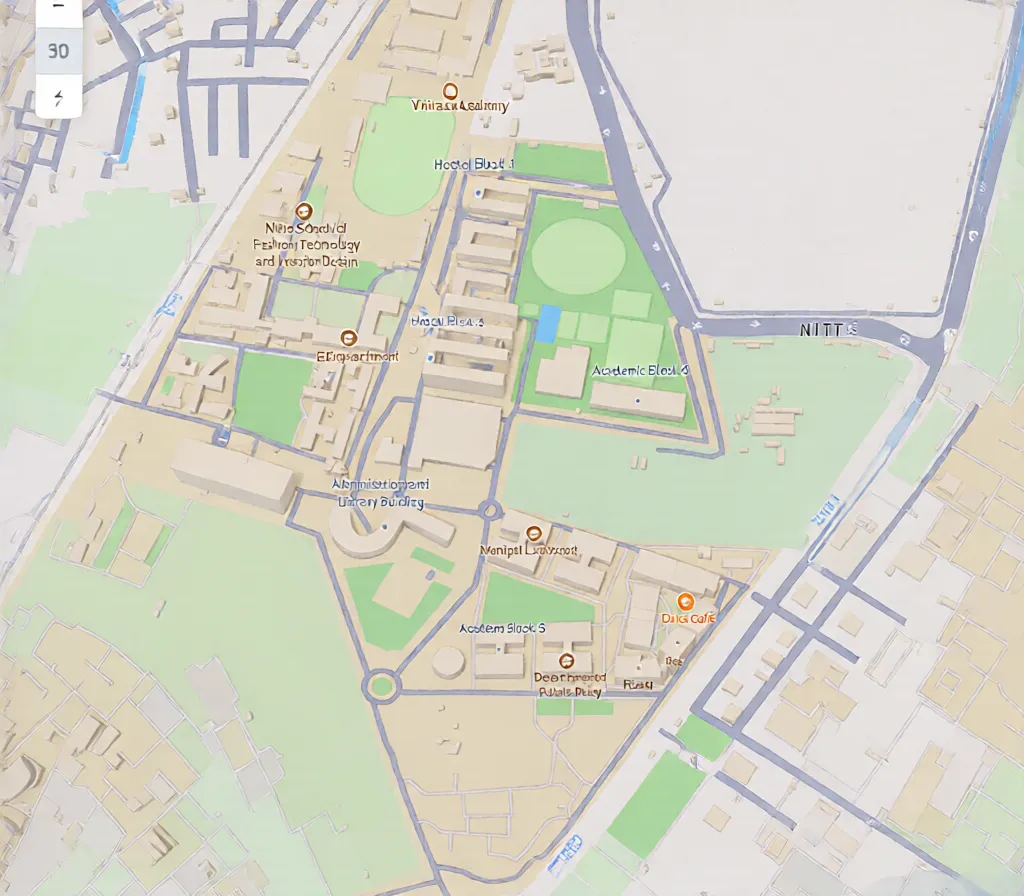
#> input picture dashboard/campus_bird1.webp, 1024 x 896 px
$ python -i quality_filter.py   (imports and definitions only)   (older library calls are emulated)
#> lines starting #> are read from the running program, lines starting #| are printed output that depends on the picture
"""
Layer 1B: Quality Filter
Advanced image quality assessment and filtering for construction site imagery.

Detects: blur, overexposure, underexposure, motion blur, occlusion
"""

import cv2
import numpy as np
from pathlib import Path
from typing import List, Dict, Tuple
import logging

logger = logging.getLogger(__name__)


class QualityFilter:
    """
    Multi-criteria image quality assessment for construction inspection frames.

    Filters:
    - Blur detection (Laplacian variance)
    - Exposure analysis (histogram analysis)
    - Contrast check (standard deviation)
    - Edge density (structural content)
    """

    def __init__(
        self,
        blur_threshold: float = 100.0,
        brightness_range: Tuple[float, float] = (30.0, 230.0),
        contrast_threshold: float = 20.0,
        edge_density_threshold: float = 0.02,
    ):
        self.blur_threshold = blur_threshold
        self.brightness_range = brightness_range
        self.contrast_threshold = contrast_threshold
        self.edge_density_threshold = edge_density_threshold

    def assess_quality(self, image_path: str) -> Dict:
        """
        Comprehensive quality assessment of a single image.

        Returns dict with scores and pass/fail for each criterion.
        """
#> called with image_path = '../../dashboard/campus_bird1.webp'
        img = cv2.imread(image_path)
#> img is the input picture: shape (896, 1024, 3); mean B, G, R 198.7, 213, 212.2
        if img is None:
            return {"pass": False, "reason": "Cannot read image"}

        gray = cv2.cvtColor(img, cv2.COLOR_BGR2GRAY)
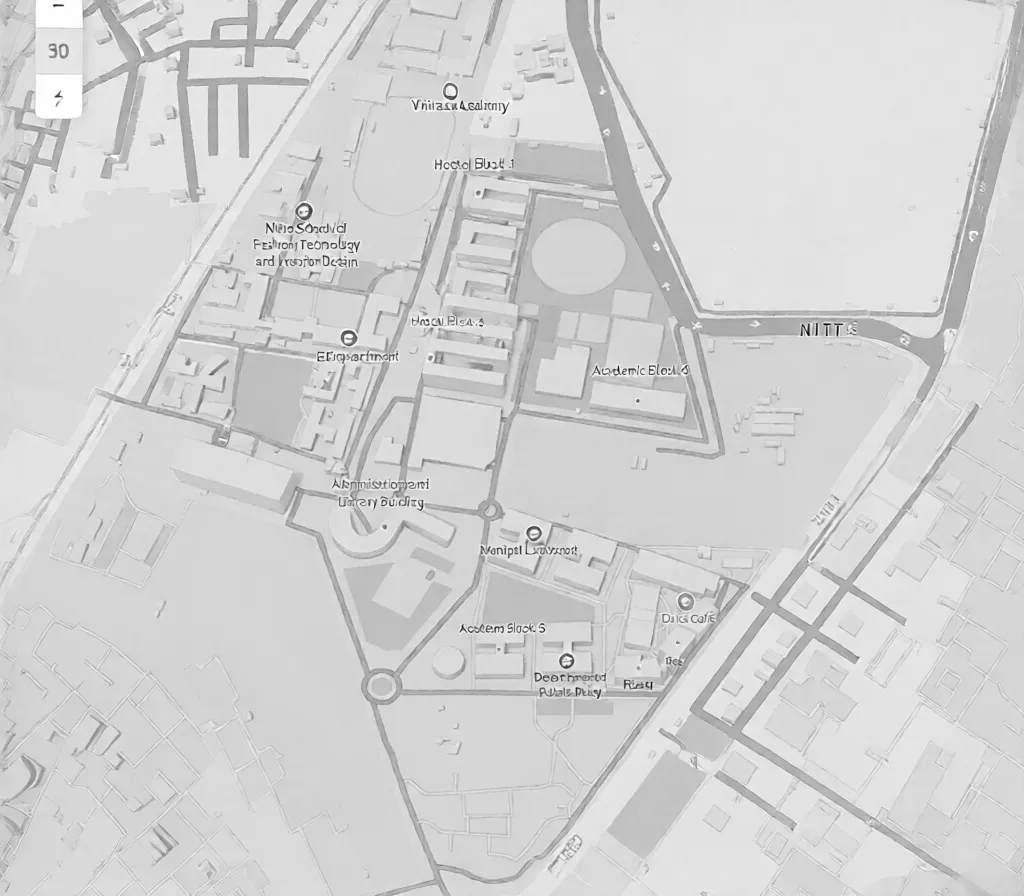
#> gray: shape (896, 1024); min 2, max 255, mean 211.1
        h, w = gray.shape
#> h = 896; w = 1024

        # 1. Blur detection
        blur_score = cv2.Laplacian(gray, cv2.CV_64F).var()
#> blur_score = 486.2
        blur_pass = blur_score >= self.blur_threshold
#> blur_pass = True

        # 2. Brightness analysis
        mean_brightness = np.mean(gray)
#> mean_brightness = 211.1
        brightness_pass = (
            self.brightness_range[0] <= mean_brightness <= self.brightness_range[1]
        )
#> brightness_pass = True

        # 3. Contrast check
        contrast = np.std(gray)
#> contrast = 18.55
        contrast_pass = contrast >= self.contrast_threshold
#> contrast_pass = False

        # 4. Edge density (structural content indicator)
        edges = cv2.Canny(gray, 50, 150)
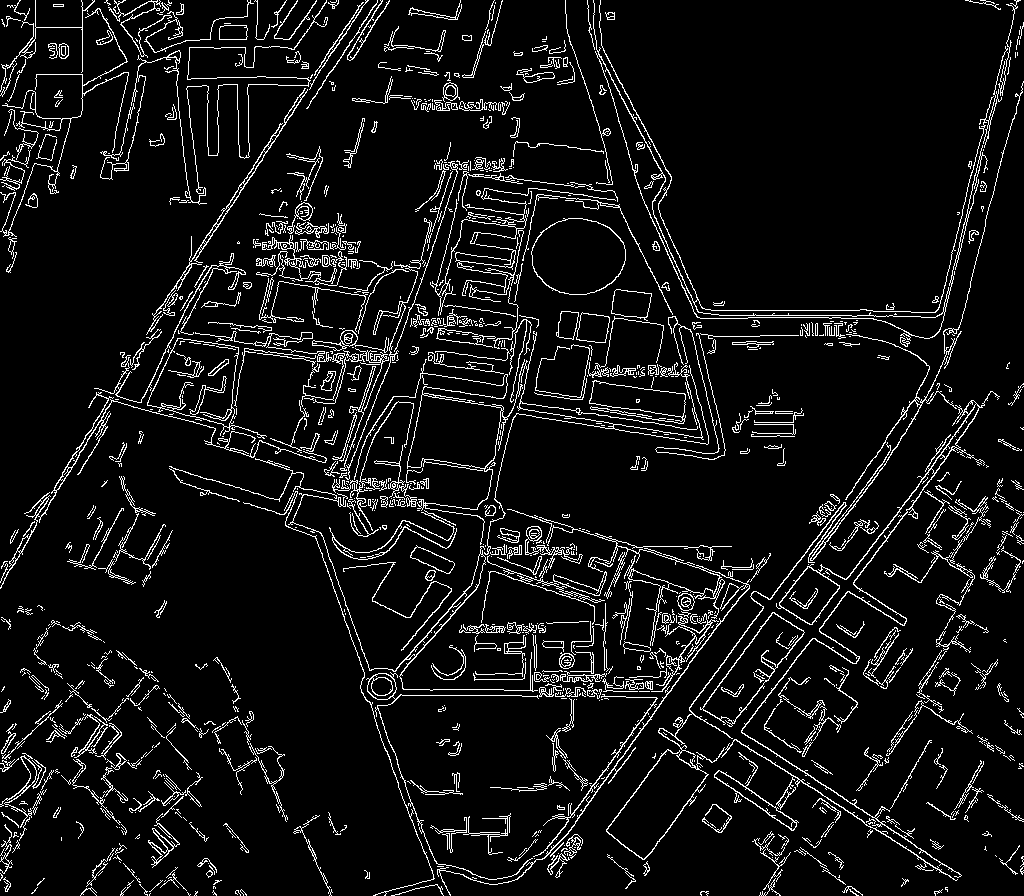
#> edges: shape (896, 1024); 7.3% white in thin lines or dots
        edge_density = np.count_nonzero(edges) / (h * w)
#> edge_density = 0.0733
        edge_pass = edge_density >= self.edge_density_threshold
#> edge_pass = True

        # Overall pass
        overall_pass = blur_pass and brightness_pass and contrast_pass and edge_pass
#> overall_pass = False

        # Quality score (0-100)
        quality_score = self._compute_quality_score(
            blur_score, mean_brightness, contrast, edge_density
        )

        return {
            "pass": overall_pass,
            "quality_score": quality_score,
            "blur": {"score": float(blur_score), "pass": blur_pass},
            "brightness": {"score": float(mean_brightness), "pass": brightness_pass},
            "contrast": {"score": float(contrast), "pass": contrast_pass},
            "edge_density": {"score": float(edge_density), "pass": edge_pass},
            "resolution": [w, h],
        }

    def filter_frames(
        self,
        frame_paths: List[str],
        output_dir: str = None
    ) -> Dict:
        """
        Filter a list of frames, keeping only high-quality ones.

        Returns dict with passed/failed frame lists and quality assessments.
        """
        passed = []
        failed = []
        assessments = []

        for fp in frame_paths:
            assessment = self.assess_quality(fp)
            assessment["path"] = fp
            assessments.append(assessment)

            if assessment["pass"]:
                passed.append(fp)
            else:
                failed.append(fp)

        logger.info(
            f"Quality filter: {len(passed)}/{len(frame_paths)} passed "
            f"({len(failed)} rejected)"
        )

        return {
            "passed": passed,
            "failed": failed,
            "total": len(frame_paths),
            "pass_rate": len(passed) / max(len(frame_paths), 1),
            "assessments": assessments,
        }

    def _compute_quality_score(
        self,
        blur: float,
        brightness: float,
        contrast: float,
        edge_density: float
    ) -> float:
        """Compute composite quality score 0-100."""
#> called with blur = 486.2, brightness = 211.1, contrast = 18.55, edge_density = 0.0733
        # Normalize each metric to 0-1
        blur_norm = min(blur / 500.0, 1.0)
#> blur_norm = 0.972

        # Brightness: best around 128, penalize extremes
        brightness_norm = 1.0 - abs(brightness - 128) / 128.0
#> brightness_norm = 0.351
        brightness_norm = max(0, brightness_norm)

        contrast_norm = min(contrast / 80.0, 1.0)
#> contrast_norm = 0.232
        edge_norm = min(edge_density / 0.15, 1.0)
#> edge_norm = 0.488

        # Weighted average
        score = (
            0.35 * blur_norm +
            0.20 * brightness_norm +
            0.20 * contrast_norm +
            0.25 * edge_norm
        )
#> score = 0.579

        return round(score * 100, 1)

>>> result = QualityFilter().assess_quality('../../dashboard/campus_bird1.webp')
#> in assess_quality, `quality_score = self._compute_quality_score( blur_score, mean_brightne..`: quality_score = 57.9
#> result = 7 items

$ run again, on dashboard/campus_bird3.webp
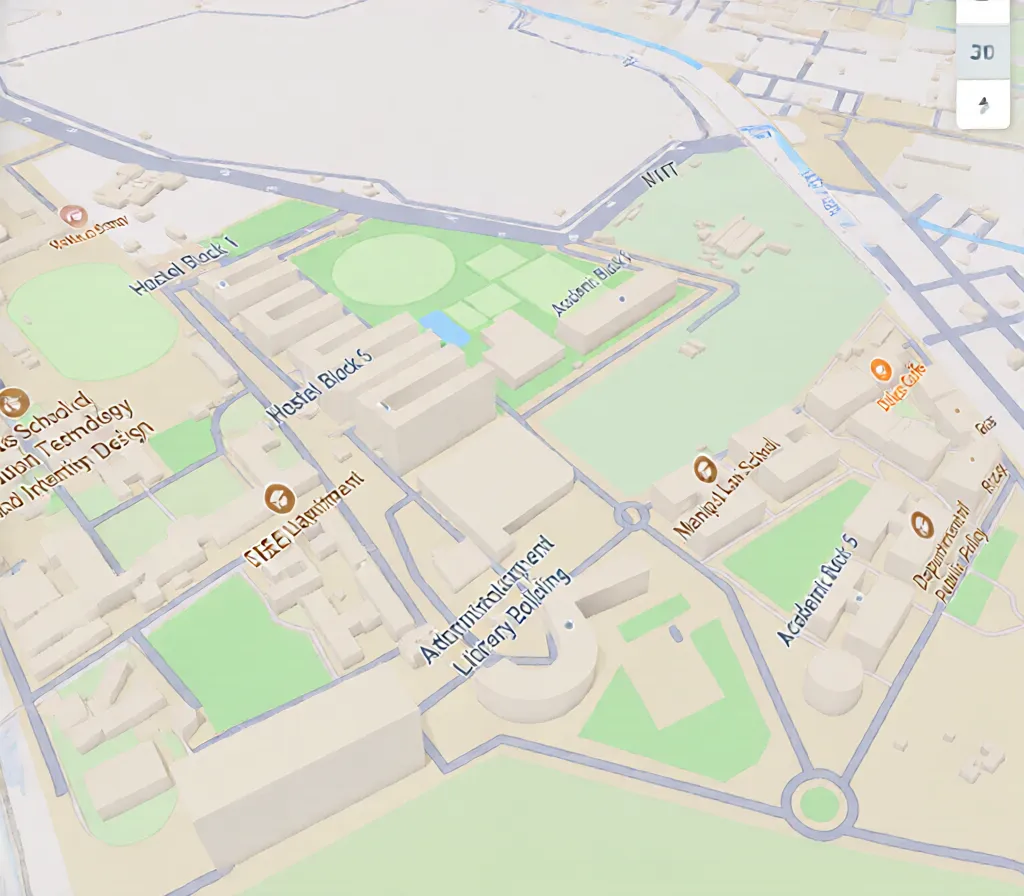
#> input picture dashboard/campus_bird3.webp, 1024 x 896 px
#> in assess_quality, img is the input picture: shape (896, 1024, 3); mean B, G, R 204.2, 218.7, 217.3
#> in assess_quality, `gray = cv2.cvtColor(img, cv2.COLOR_BGR2GRAY)`:
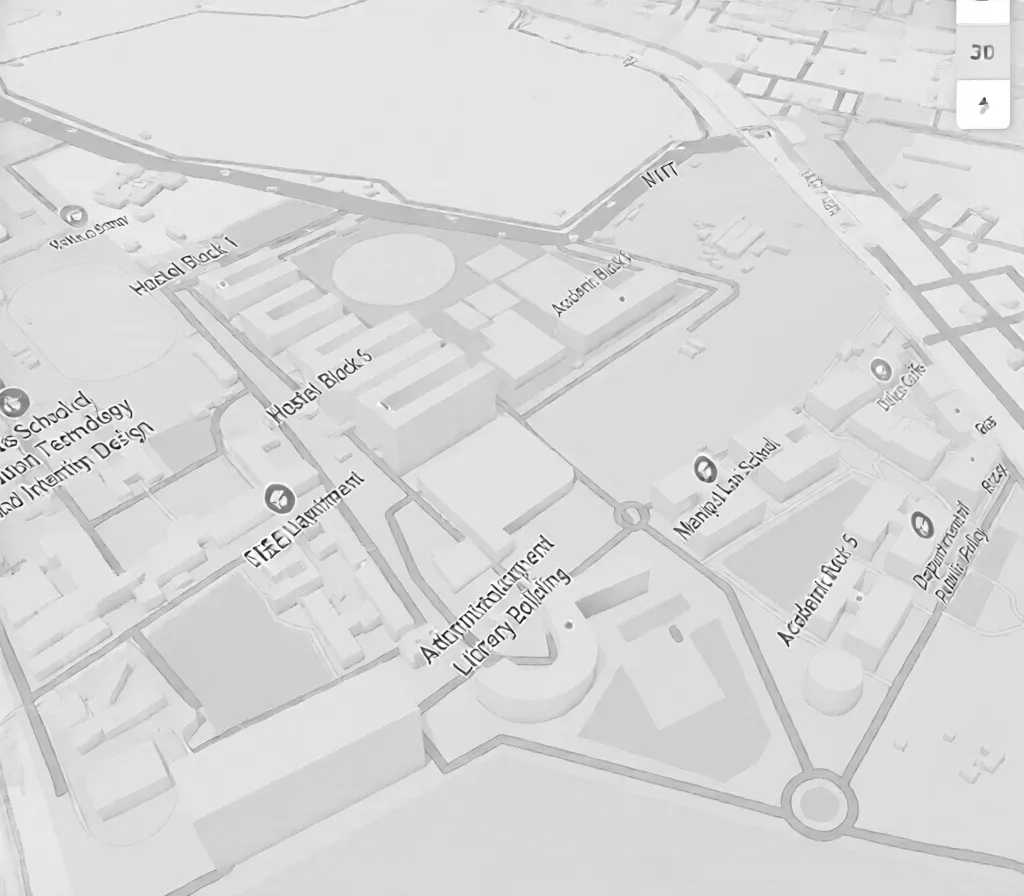
#> gray: shape (896, 1024); min 10, max 255, mean 216.6
#> blur_score = 521.4
#> blur_pass = True
#> mean_brightness = 216.6
#> brightness_pass = True
#> contrast = 17.53
#> contrast_pass = False
#> in assess_quality, `edges = cv2.Canny(gray, 50, 150)`:
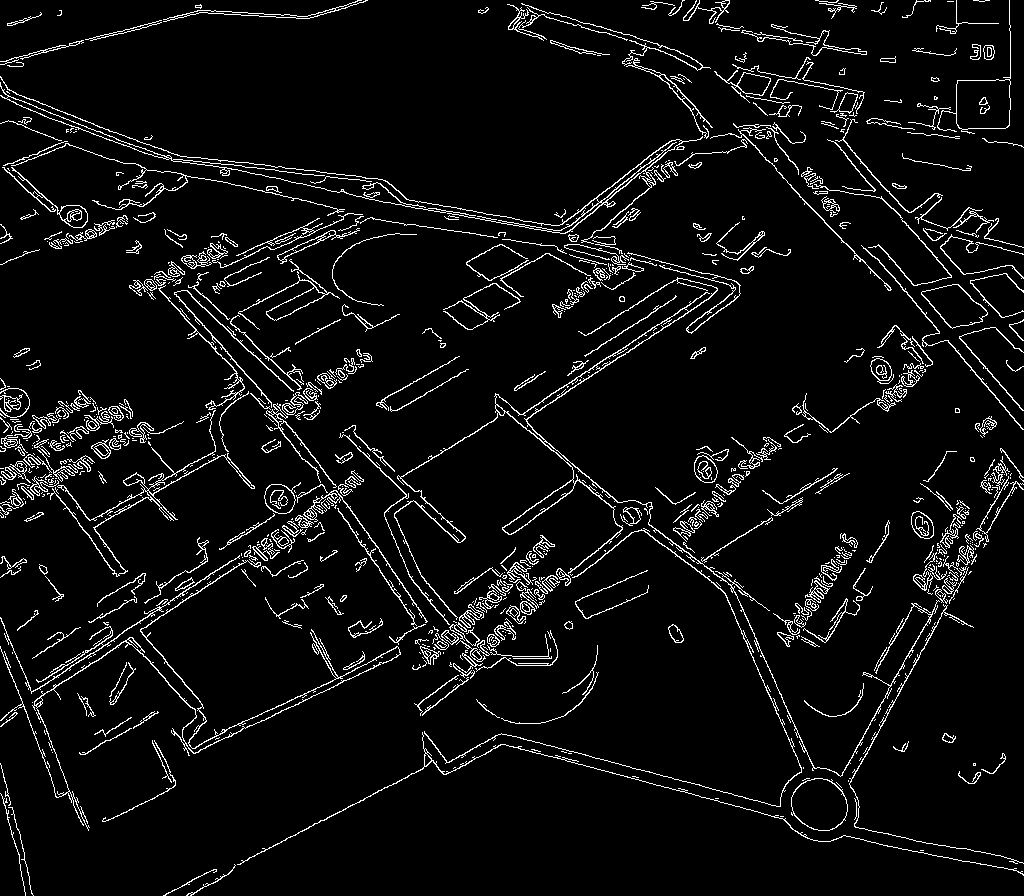
#> edges: shape (896, 1024); 5.6% white in thin lines or dots
#> edge_density = 0.0564
#> edge_pass = True
#> overall_pass = False
#> blur_norm = 1
#> brightness_norm = 0.308
#> contrast_norm = 0.219
#> edge_norm = 0.376
#> score = 0.549
#> quality_score = 54.9
#> result = 7 items
